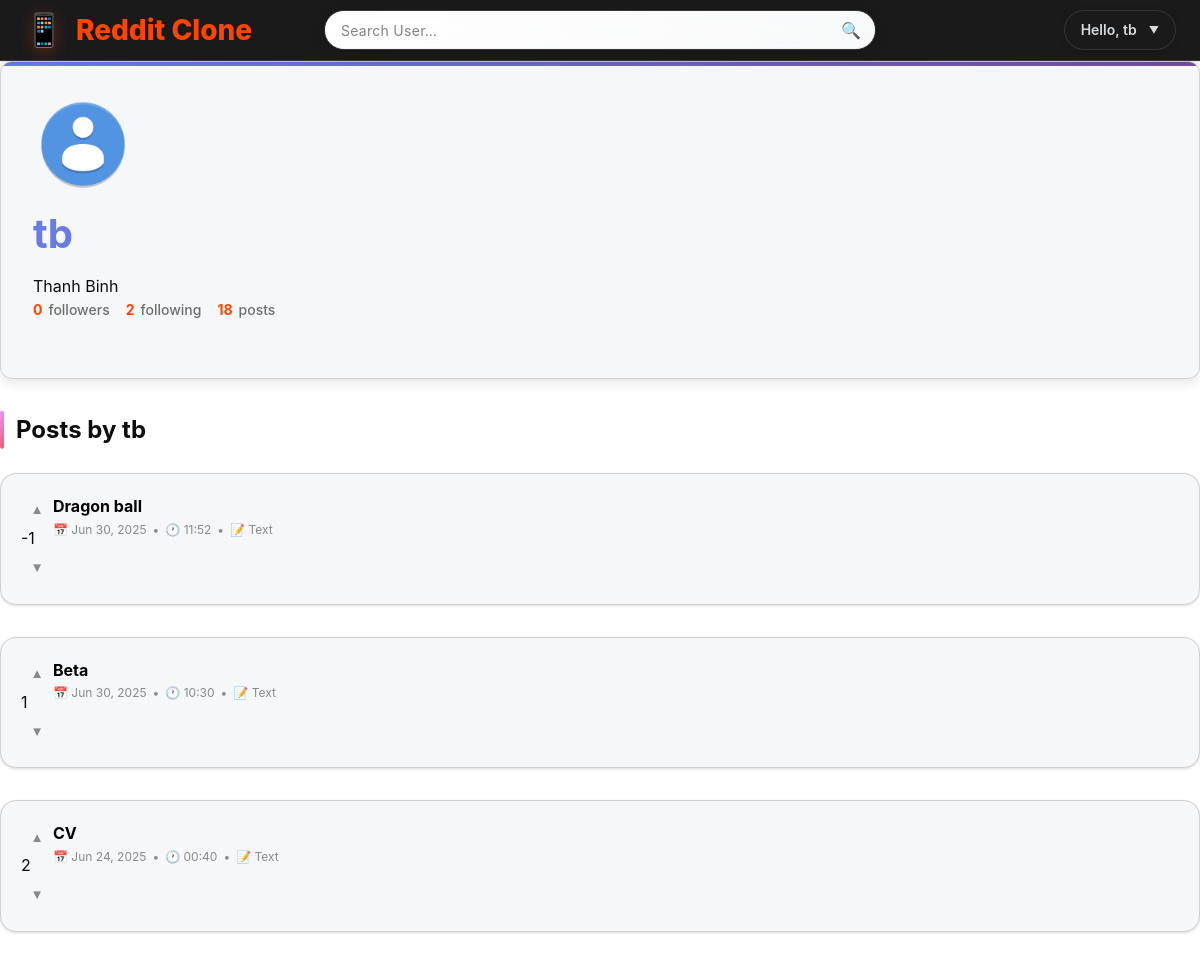
Before: /users/tb/ (signed in, upper part) with the older database file.
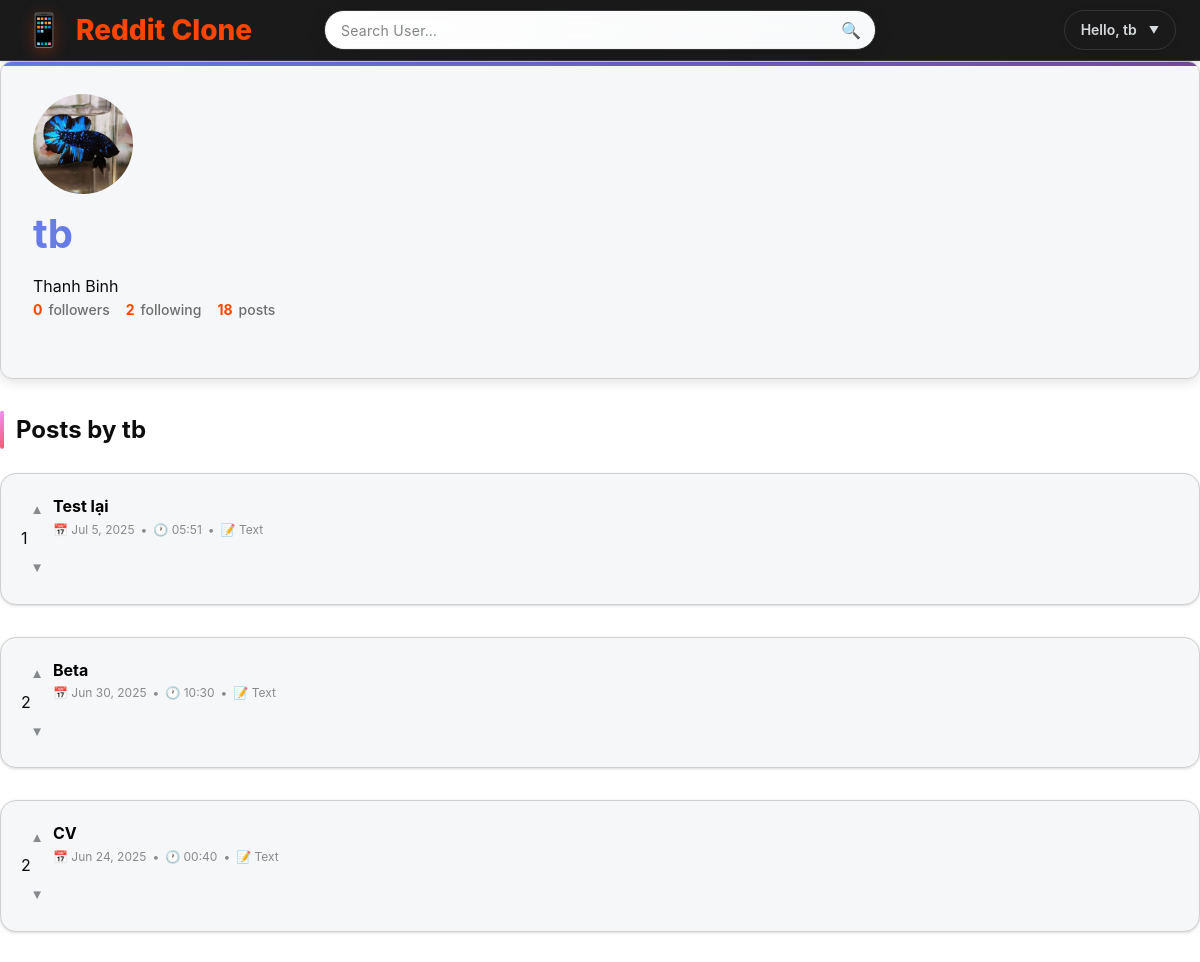
After: the same page with the newer database file.
### posts/models.py (models this page shows, shortened)
class Post(models.Model):
    title        = models.CharField(max_length=255)
    content      = models.TextField(blank=True)
    image        = models.ImageField(upload_to='post_images/', blank=True, null=True)
    author       = models.ForeignKey(User, on_delete=models.CASCADE)
    community    = models.ForeignKey(Community, on_delete=models.SET_NULL,
                                     null=True, blank=True, related_name='posts')
    tags         = models.ManyToManyField(Tag, blank=True, related_name='posts')
    created_at   = models.DateTimeField(auto_now_add=True)
    @property
    def score(self):
        upvotes = self.votes.filter(is_upvote=True).count()
        downvotes = self.votes.filter(is_upvote=False).count()
        return upvotes - downvotes

class Profile(models.Model):
    user = models.OneToOneField(User, on_delete=models.CASCADE)
    avatar = models.ImageField(upload_to='avatars/', blank=True, null=True)
    bio = models.TextField(blank=True)

### posts/views.py (the view)
# urls.py: path('users/<str:username>/', views.user_profile_view, name='user_profile'),
@login_required
def user_profile_view(request, username):
    user_obj = get_object_or_404(User, username=username)
    profile  = getattr(user_obj, 'profile', None)
    is_following = Follow.objects.filter(
        follower=request.user,
        following=user_obj
    ).exists()
    user_posts = Post.objects.filter(author=user_obj).order_by('-created_at')
    return render(request, 'posts/user_profile.html', {
        'user_obj': user_obj,
        'profile': profile,
        'is_following': is_following,
        'user_posts': user_posts,    # truyền vào template
    })

### posts/templates/posts/user_profile.html (shortened to what this page needs)
{% extends 'posts/base.html' %}
{% load static %}
{% block extra_css %}
<link rel="stylesheet" href="{% static 'posts\css\dropdown.css' %}">
{% endblock %}
{% block content %}
<div class="profile-container fade-in-up">
  <div class="profile-header">
    <div class="profile-info">
      {% if profile.avatar %}
        <img src="{{ profile.avatar.url }}" alt="{{ user_obj.username }}" class="avatar-large"/>
      {% else %}
        <img src="{% static 'imgs/avatar-default.png' %}"  alt="default avatar" class="avatar-large"/>
      {% endif %}
      <h2>{{ user_obj.username }}</h2>
      <p>
        {% if user_obj.first_name or user_obj.last_name %}
          {{ user_obj.first_name }} {{ user_obj.last_name }}
        {% endif %}
      </p>
      <div class="profile-stats">
        <div class="stat-item">
          <span class="stat-number">{{ user_obj.follower_set.count }}</span>
          <span>followers</span>
        </div>
        <div class="stat-item">
          <span class="stat-number">{{ user_obj.following_set.count }}</span>
          <span>following</span>
        </div>
        <div class="stat-item">
          <span class="stat-number">{{ user_posts|length }}</span>
          <span>posts</span>
        </div>
      </div>
    </div>
  </div>
  <div class="posts-section">
    <h3>
      <span>Posts by {{ user_obj.username }}</span>
    </h3>
    <div class="posts-list">
      {% for post in user_posts %}
        <div class="post-card fade-in-up">
          <div class="post-vote">
            <button class="vote-btn vote-up">▲</button>
            <div class="vote-score">{{ post.score }}</div>
            <button class="vote-btn vote-down">▼</button>
          </div>
          <div class="post-content">
            <h4>
              <a href="{% url 'posts:post_detail' post.id %}">{{ post.title }}</a>
            </h4>
            <div class="post-meta">
              <span class="post-meta-item">
                  <span>📅</span>
                  <span>{{ post.created_at|date:"M j, Y" }}</span>
                </span>
                <span class="post-meta-separator">•</span>
                <span class="post-meta-item">
                  <span>🕐</span>
                  <span>{{ post.created_at|date:"H:i" }}</span>
                </span>
                <span class="post-meta-separator">•</span>
                <span class="post-type">📝 Text</span>
              </div>
            </div>
          </div>
        {% endfor %}
      </div>
    </div>
  </div>
</div>
{% endblock %}

Changed rows visible on the page:
removed Post: score "-1", title "Dragon ball", created_at "Jun 30, 2025", created_at "11:52"
now on this page (row edited): Profile: avatar (picture)
added Post: score "1", title "Test lại", created_at "Jul 5, 2025", created_at "05:51"
computed for Post "Beta": score "1" → "2"
